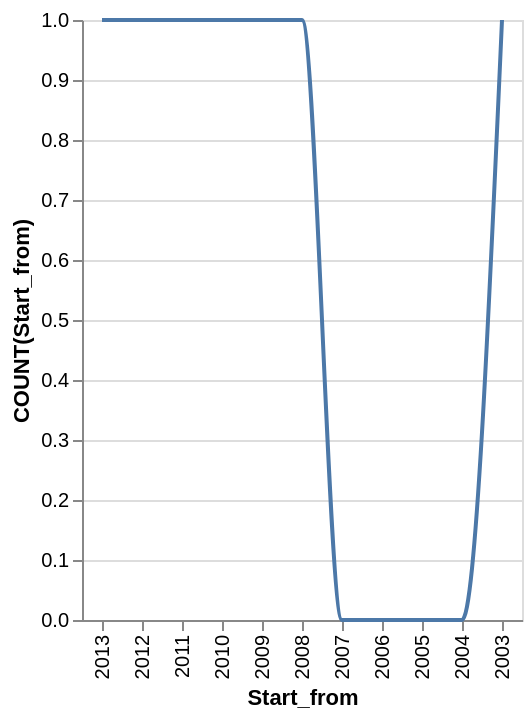

Write a Vega-Lite specification for this figure.
### Vega-Lite specification from a JSON file in a GitHub repository (floating-point values rounded to 4 significant figures)
{"data": {"values": [{"x_data": "2003", "y_data": 1}, {"x_data": "2004", "y_data": 0}, {"x_data": "2005", "y_data": 0}, {"x_data": "2006", "y_data": 0}, {"x_data": "2007", "y_data": 0}, {"x_data": "2008", "y_data": 1}, {"x_data": "2009", "y_data": 1}, {"x_data": "2010", "y_data": 1}, {"x_data": "2011", "y_data": 1}, {"x_data": "2012", "y_data": 1}, {"x_data": "2013", "y_data": 1}]}, "mark": {"type": "line", "interpolate": "monotone"}, "encoding": {"x": {"field": "x_data", "type": "nominal", "title": "Start_from", "sort": "descending"}, "y": {"field": "y_data", "type": "quantitative", "title": "COUNT(Start_from)"}}}
